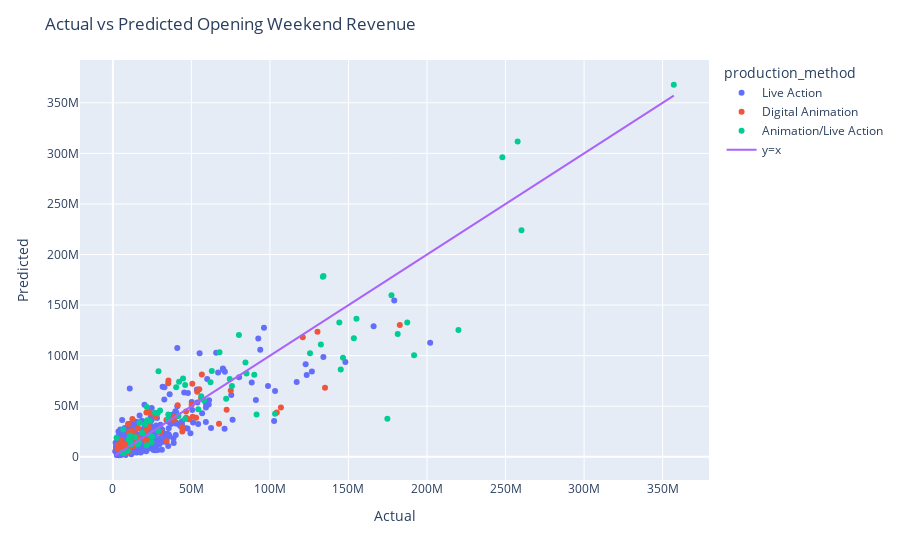

This figure's notebook cell:
### Code cell
formula1 = "opening_wide_revenue ~ 0 + top_5_trailer_views + budget + wikipedia_pre_release_cumulative_views + wikipedia_pre_release_cumulative_views : in_franchise : production_method"
formula2 = "opening_wide_revenue ~ 0 + budget + wikipedia_pre_release_cumulative_views + wikipedia_pre_release_cumulative_views : in_franchise : production_method"
formula3 = "opening_wide_revenue ~ 0 + budget + wikipedia_pre_release_monday_views + wikipedia_pre_release_monday_views : in_franchise : production_method"

formula = formula2

model_simple_glm = smf.glm(formula=formula, data=X_train).fit()

pred_simple_glm = model_simple_glm.predict(X_test)

print("RMSE:", root_mean_squared_error(y_test, pred_simple_glm))
print(model_simple_glm.summary())

train_pred = model_simple_glm.predict(X_train)

training_data = pd.DataFrame(
    {
        "actual": y_train,
        "predicted": train_pred,
        "title": X_train["title"],
        "production_method": X_train["production_method"],
    }
)

# write to a file
training_data.to_csv("training_data.csv")

fig = px.scatter(training_data, x="actual", y="predicted", hover_name="title", color="production_method")
fig.add_trace(go.Scatter(x=training_data["actual"], y=training_data["actual"], mode="lines", name="y=x"))
fig.update_layout(title="Actual vs Predicted Opening Weekend Revenue", xaxis_title="Actual", yaxis_title="Predicted")

### Figure 1 — Plotly figure (JSON) as saved in the notebook; plotly's stock layout.template omitted (floating-point values rounded to 4 significant figures; data arrays with more than 128 entries replaced by an {"elided": "..."} marker saying what was removed)
{"data": [{"hovertemplate": "<b>%{hovertext}</b><br><br>production_method=Live Action<br>actual=%{x}<br>predicted=%{y}<extra></extra>", "hovertext": {"elided": "539 str values"}, "legendgroup": "Live Action", "marker": {"color": "#636efa", "symbol": "circle"}, "mode": "markers", "name": "Live Action", "orientation": "v", "showlegend": true, "type": "scatter", "x": {"elided": "539 int values"}, "xaxis": "x", "y": {"elided": "539 float values"}, "yaxis": "y"}, {"hovertemplate": "<b>%{hovertext}</b><br><br>production_method=Digital Animation<br>actual=%{x}<br>predicted=%{y}<extra></extra>", "hovertext": ["Hotel Transylvania 2", "The Peanuts Movie", "The Good Dinosaur", "Norm of the North", "Kung Fu Panda 3", "Zootopia", "Ratchet and Clank", "The Angry Birds Movie", "Finding Dory", "The Secret Life of Pets", "Ice Age: Collision Course", "Sausage Party", "Kubo and the Two Strings", "Storks", "Trolls", "Moana", "Sing", "The Lego Batman Movie", "Rock Dog", "The Boss Baby", "Smurfs: The Lost Village", "Captain Underpants: The First Epic Movie", "Cars 3", "Despicable Me 3", "The Emoji Movie", "The Nut Job 2: Nutty by Nature", "Ballerina", "The Lego Ninjago Movie", "My Little Pony: The Movie", "The Star", "Coco", "Ferdinand", "Early Man", "Sherlock Gnomes", "Isle of Dogs", "Incredibles 2", "Hotel Transylvania 3: Summer Vacation", "Teen Titans Go! To The Movies", "Smallfoot", "Dr. Seuss’ The Grinch", "Ralph Breaks The Internet", "Spider-Man: Into The Spider-Verse 3D", "The LEGO Movie 2: The Second Part", "How to Train Your Dragon: The Hidden World", "Wonder Park", "UglyDolls", "The Secret Life of Pets 2", "Toy Story 4", "The Angry Birds Movie 2", "Abominable", "The Addams Family", "Arctic Dogs", "Frozen II", "Spies in Disguise", "Onward", "The Croods: A New Age", "Demon Slayer: Kimetsu no Yaiba—The Movie: Mugen Train (劇場版「鬼滅の刃」 無限列車編)", "Spirit Untamed", "The Boss Baby: Family Business", "PAW Patrol: The Movie", "Encanto", "Sing 2", "The Bad Guys", "Lightyear", "Minions: The Rise of Gru", "Paws of Fury: The Legend of Hank", "DC League of Super Pets", "Strange World", "Puss in Boots: The Last Wish"], "legendgroup": "Digital Animation", "marker": {"color": "#EF553B", "symbol": "circle"}, "mode": "markers", "name": "Digital Animation", "orientation": "v", "showlegend": true, "type": "scatter", "x": [48464322, 44213073, 39155217, 6844137, 41282042, 75063401, 4869278, 38155177, 135060273, 104352905, 21373064, 34263534, 12608372, 21311407, 46581142, 56631401, 35258145, 53003468, 3704749, 50198902, 13210449, 23851539, 53688680, 72434025, 24531923, 8342311, 4730038, 20433071, 8885899, 9812674, 50802605, 13401586, 3190525, 10604774, 5475139, 182687905, 44076225, 10411189, 23045635, 67572855, 56237634, 35363376, 34115335, 55022245, 15853646, 8603407, 46652680, 120908065, 10354073, 20612100, 30300007, 2901335, 130263358, 13354798, 39119861, 9724200, 21144800, 6101050, 16000665, 13148340, 27206494, 22326230, 23950245, 50577961, 107010140, 6321423, 23003441, 12151384, 12429515], "xaxis": "x", "y": [37050000.0, 24870000.0, 37160000.0, 6785000.0, 51020000.0, 65550000.0, 7756000.0, 36540000.0, 68320000.0, 43850000.0, 43690000.0, 15320000.0, 10330000.0, 15430000.0, 44680000.0, 81400000.0, 72640000.0, 38460000.0, 9760000.0, 51360000.0, 20210000.0, 20660000.0, 64240000.0, 46390000.0, 14330000.0, 12510000.0, 12180000.0, 24870000.0, 4059000.0, 5583000.0, 39550000.0, 17930000.0, 11490000.0, 15610000.0, 16310000.0, 130200000.0, 29200000.0, 7258000.0, 15770000.0, 32570000.0, 57730000.0, 75320000.0, 36430000.0, 66710000.0, 19080000.0, 9808000.0, 38570000.0, 118300000.0, 24140000.0, 16280000.0, 24450000.0, 7600000.0, 123700000.0, 21010000.0, 39300000.0, 32330000.0, 26460000.0, 13180000.0, 28170000.0, 23110000.0, 39610000.0, 44530000.0, 42720000.0, 72120000.0, 48750000.0, 11250000.0, 29440000.0, 25410000.0, 37320000.0], "yaxis": "y"}, {"hovertemplate": "<b>%{hovertext}</b><br><br>production_method=Animation/Live Action<br>actual=%{x}<br>predicted=%{y}<extra></extra>", "hovertext": ["Goosebumps", "Alvin and the Chipmunks: The Road Chip", "Star Wars Ep. VII: The Force Awakens", "Deadpool", "The Jungle Book", "Keanu", "Alice Through the Looking Glass", "Teenage Mutant Ninja Turtles: Out of the Shadows", "The BFG", "Ghostbusters", "Suicide Squad", "Pete’s Dragon", "Miss Peregrine’s Home for Peculiar Children", "Middle School: The Worst Years of My Life", "Doctor Strange", "Fantastic Beasts and Where to Find Them", "Rogue One: A Star Wars Story", "Monster Trucks", "Beauty and the Beast", "Power Rangers", "Guardians of the Galaxy Vol 2", "Pirates of the Caribbean: Dead Men Tell No Tales", "Transformers: The Last Knight", "War for the Planet of the Apes", "Valerian and the City of a Thousand Planets", "Star Wars Ep. VIII: The Last Jedi", "Paddington 2", "Peter Rabbit", "Ready Player One", "Avengers: Infinity War", "Show Dogs", "Deadpool 2", "Solo: A Star Wars Story", "Ant-Man and the Wasp", "Christopher Robin", "Venom", "Goosebumps 2: Haunted Halloween", "Fantastic Beasts: The Crimes of Grindelwald", "Mary Poppins Returns", "Aquaman", "Bumblebee", "Welcome to Marwen", "Alita: Battle Angel", "Captain Marvel", "Dumbo", "Avengers: Endgame", "Pokémon: Detective Pikachu", "Aladdin", "Men in Black: International", "The Lion King", "Gemini Man", "Terminator: Dark Fate", "Cats", "Star Wars: The Rise of Skywalker", "Dolittle", "Sonic The Hedgehog", "Peter Rabbit 2: The Runaway", "Jungle Cruise", "Venom: Let There be Carnage", "Clifford the Big Red Dog", "Spider-Man: No Way Home", "Sonic the Hedgehog 2", "Fantastic Beasts: The Secrets of Dumbledore", "Doctor Strange in the Multiverse of Madness", "Jurassic World: Dominion", "Thor: Love and Thunder", "Lyle, Lyle, Crocodile", "Black Panther: Wakanda Forever", "Avatar: The Way of Water"], "legendgroup": "Animation/Live Action", "marker": {"color": "#00cc96", "symbol": "circle"}, "mode": "markers", "name": "Animation/Live Action", "orientation": "v", "showlegend": true, "type": "scatter", "x": [23618556, 14287159, 247966675, 132434639, 103261464, 9453224, 26858726, 35316382, 18775350, 46018755, 133682248, 21514095, 28871140, 6878437, 85058311, 74403387, 155081681, 10950705, 174750616, 40300288, 146510104, 62983253, 44680073, 56262929, 17007624, 220009584, 11001961, 25010928, 41764050, 257698183, 6023972, 125507153, 84420489, 75812205, 24585139, 80255756, 15802225, 62163104, 23523121, 67873522, 21654047, 2354205, 28525613, 153433423, 45990748, 357115007, 54365242, 91500929, 30035838, 191770759, 20552372, 29033832, 6619870, 177383864, 21844045, 58018348, 10101066, 35018731, 90033210, 16627491, 260138569, 72105176, 42151256, 187420998, 145075625, 144165107, 11401182, 181339761, 134100226], "xaxis": "x", "y": [21250000.0, 19390000.0, 296100000.0, 111000000.0, 42460000.0, 5820000.0, 43440000.0, 41870000.0, 23510000.0, 70920000.0, 177900000.0, 11290000.0, 25560000.0, 3493000.0, 82280000.0, 76860000.0, 136400000.0, 20960000.0, 37710000.0, 68650000.0, 98030000.0, 84850000.0, 77500000.0, 59940000.0, 33300000.0, 125200000.0, 15730000.0, 19880000.0, 40420000.0, 311800000.0, 4105000.0, 102300000.0, 93150000.0, 69970000.0, 14230000.0, 120400000.0, 12070000.0, 73570000.0, 35480000.0, 103400000.0, 49230000.0, 18880000.0, 43030000.0, 117200000.0, 37430000.0, 367900000.0, 46970000.0, 41810000.0, 45650000.0, 100300000.0, 32130000.0, 84570000.0, 26990000.0, 159800000.0, 36210000.0, 55750000.0, 16990000.0, 37350000.0, 81040000.0, 14000000.0, 224000000.0, 57330000.0, 74190000.0, 132800000.0, 86200000.0, 132700000.0, 12230000.0, 121400000.0, 178800000.0], "yaxis": "y"}, {"mode": "lines", "name": "y=x", "type": "scatter", "x": {"elided": "677 int values"}, "y": {"elided": "677 int values"}}], "layout": {"legend": {"title": {"text": "production_method"}, "tracegroupgap": 0}, "margin": {"t": 60}, "title": {"text": "Actual vs Predicted Opening Weekend Revenue"}, "xaxis": {"anchor": "y", "domain": [0, 1], "title": {"text": "Actual"}}, "yaxis": {"anchor": "x", "domain": [0, 1], "title": {"text": "Predicted"}}}}
